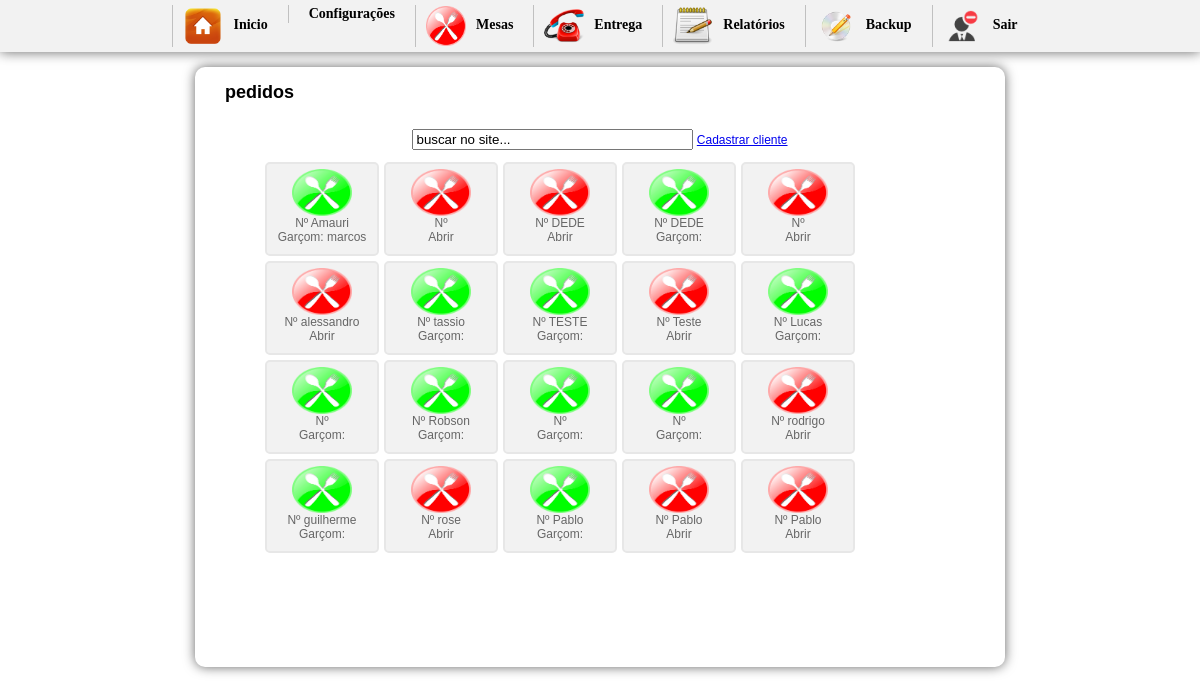
Page /inicio2.php?btn=entrega (signed in) on the committed database.
### tables this page shows
CREATE TABLE `pedido` (
  `id_mesa` int(10) NOT NULL auto_increment,
  `numero` int(10) NOT NULL,
  `idGarcon` varchar(200) NOT NULL,
  `situacao` int(1) NOT NULL,
  `email` varchar(50) default NULL,
  `nome` varchar(50) default NULL,
  `sobrenome` varchar(50) default NULL,
  `telefone` varchar(30) default NULL,
  `bairro` varchar(50) default NULL,
  `rua` varchar(50) default NULL,
  `numerocasa` varchar(20) default NULL,
  `detalhes` longtext,
  PRIMARY KEY  (`id_mesa`)
);

CREATE TABLE `garcon` (
  `idGarcon` int(10) NOT NULL auto_increment,
  `nomeGarcon` varchar(200) NOT NULL,
  `login` varchar(20) NOT NULL,
  `senha` varchar(20) NOT NULL,
  `nv` int(1) NOT NULL,
  PRIMARY KEY  (`idGarcon`)
);

### entrega.php (the view, shortened to what this page needs)
<h1> &nbsp;&nbsp;&nbsp;pedidos</h1>
<div id="mesas">
<div class="div"><center>
    <form method="post" action=""><br />
      <input size="32" type="text" class="busca" id="busca" name="buscar" value="buscar no site..." onfocus="if (this.value == 'buscar no site...') this.value = '';" onblur="if (this.value == '') this.value = 'buscar no site...';" />
      <a href="inicio.php?btn=cadastroclientes">Cadastrar cliente </a>
    </form></center>
  </div>
<ul>
	<?php
		$sql = mysql_query("SELECT * FROM pedido ORDER BY id_mesa DESC LIMIT 20");
		while($ver = mysql_fetch_array($sql)){
			$situacao = $ver['situacao'];
			$id_mesa = $ver['id_mesa'];
			$numero = $ver['nome'];
			$idGarcon = $ver['idGarcon'];
			$gar = mysql_query("SELECT * FROM garcon WHERE idGarcon='$idGarcon'");
			$bosta = mysql_fetch_assoc($gar);
			$nomeGarcon = $bosta['nomeGarcon'];
			if($situacao == 0){
				$img = "<img src='imagens/restaurant_p.png' width='60' height='47' border='0'>";
			}else{
			$img = "<img src='imagens/restaurant_pverde.png' width='60' height='47' border='0'>";
			}
	?>
	<li><a href="?btn=vendapedido&id_mesa=<?php echo $id_mesa ?>&idGarcon=<?php echo $idGarcon ?>"><?php echo $img; echo "<br/>";  echo 'Nº '.$numero;  echo "<br/>"; if($situacao == 1){echo "Garçom: ".$nomeGarcon; }else{echo "Abrir";} ?></a></li>
<?php }?>
</ul>
</div>

### css/css.css (style rules this page uses)
body { margin-left: 0px;margin-top: 0px;margin-right: 0px;margin-bottom: 0px; background-color:#FFF; font-family:Verdana, Geneva, sans-serif; font-size:12px; }
h1 { font-size:18px; margin-top:0; }
#mesas { width:750px; height:500px; margin:0 auto; background:#FFF; border-radius:5px; overflow:auto; }
#mesas ul li a:link { text-decoration:none; color:#666; cursor:pointer; display:block; }
#mesas li { float:left; margin-right:5px; margin-bottom:5px; list-style:none; border-radius:5px; border:2px solid #e7e7e7; text-align:center; padding:5px; width:100px; height:80px; background-color:#f2f2f2; cursor:pointer; display:block; }

### rows in the picture
pedido: situacao 1 (drawn), nome "Amauri", idGarcon.nomeGarcon "marcos"
pedido: situacao 0 (drawn)
pedido: situacao 0 (drawn), nome "DEDE"
pedido: situacao 1 (drawn), nome "DEDE"
pedido: situacao 0 (drawn)
pedido: situacao 0 (drawn), nome "alessandro"
pedido: situacao 1 (drawn), nome "tassio"
pedido: situacao 1 (drawn), nome "TESTE"
pedido: situacao 0 (drawn), nome "Teste"
pedido: situacao 1 (drawn), nome "Lucas"
pedido: situacao 1 (drawn)
pedido: situacao 1 (drawn), nome "Robson"
pedido: situacao 1 (drawn)
pedido: situacao 1 (drawn)
pedido: situacao 0 (drawn), nome "rodrigo"
pedido: situacao 1 (drawn), nome "guilherme"
pedido: situacao 0 (drawn), nome "rose"
pedido: situacao 1 (drawn), nome "Pablo"
pedido: situacao 0 (drawn), nome "Pablo"
pedido: situacao 0 (drawn), nome "Pablo"
